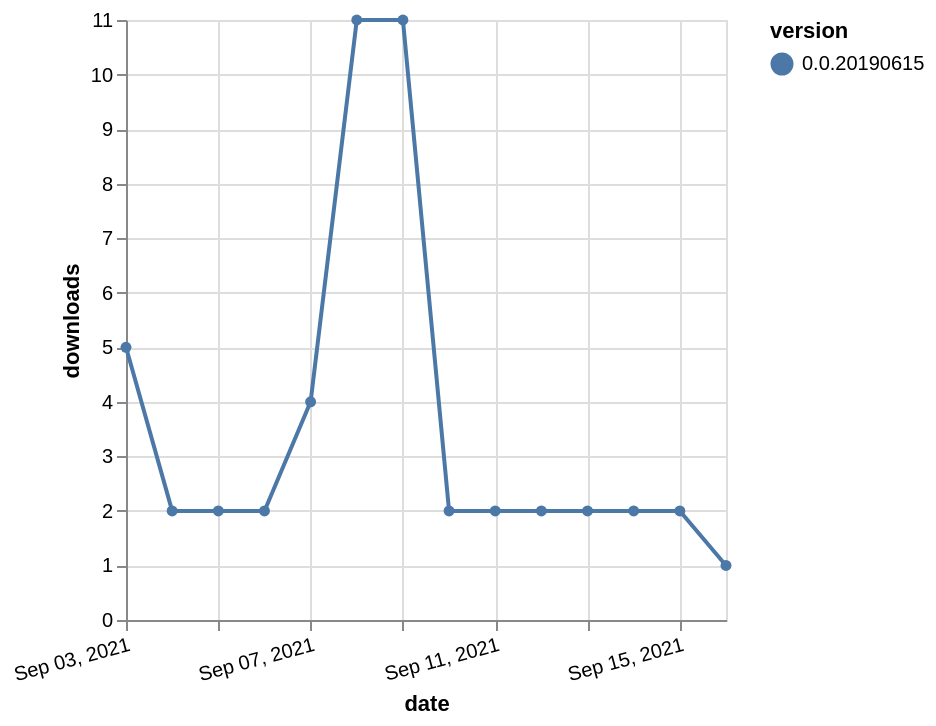

Vega-Lite specification stored for this chart:
### Vega-Lite specification from a JSON file in a GitHub repository (floating-point values rounded to 4 significant figures)
{"$schema": "https://vega.github.io/schema/vega-lite/v5.json", "description": "A simple bar chart with embedded data.", "data": {"values": [{"date": "2021-09-03", "total": 1319, "delta": 5, "version": "0.0.20190615"}, {"date": "2021-09-04", "total": 1321, "delta": 2, "version": "0.0.20190615"}, {"date": "2021-09-05", "total": 1323, "delta": 2, "version": "0.0.20190615"}, {"date": "2021-09-06", "total": 1325, "delta": 2, "version": "0.0.20190615"}, {"date": "2021-09-07", "total": 1329, "delta": 4, "version": "0.0.20190615"}, {"date": "2021-09-08", "total": 1340, "delta": 11, "version": "0.0.20190615"}, {"date": "2021-09-09", "total": 1351, "delta": 11, "version": "0.0.20190615"}, {"date": "2021-09-10", "total": 1353, "delta": 2, "version": "0.0.20190615"}, {"date": "2021-09-11", "total": 1355, "delta": 2, "version": "0.0.20190615"}, {"date": "2021-09-12", "total": 1357, "delta": 2, "version": "0.0.20190615"}, {"date": "2021-09-13", "total": 1359, "delta": 2, "version": "0.0.20190615"}, {"date": "2021-09-14", "total": 1361, "delta": 2, "version": "0.0.20190615"}, {"date": "2021-09-15", "total": 1363, "delta": 2, "version": "0.0.20190615"}, {"date": "2021-09-16", "total": 1364, "delta": 1, "version": "0.0.20190615"}]}, "width": "container", "mark": {"type": "line", "point": {"filled": true}}, "encoding": {"x": {"field": "date", "type": "temporal", "timeUnit": "yearmonthdate", "title": "date", "axis": {"labelAngle": -15}}, "y": {"field": "delta", "type": "quantitative", "title": "downloads"}, "color": {"field": "version", "type": "nominal"}, "tooltip": {"field": "delta"}}}
